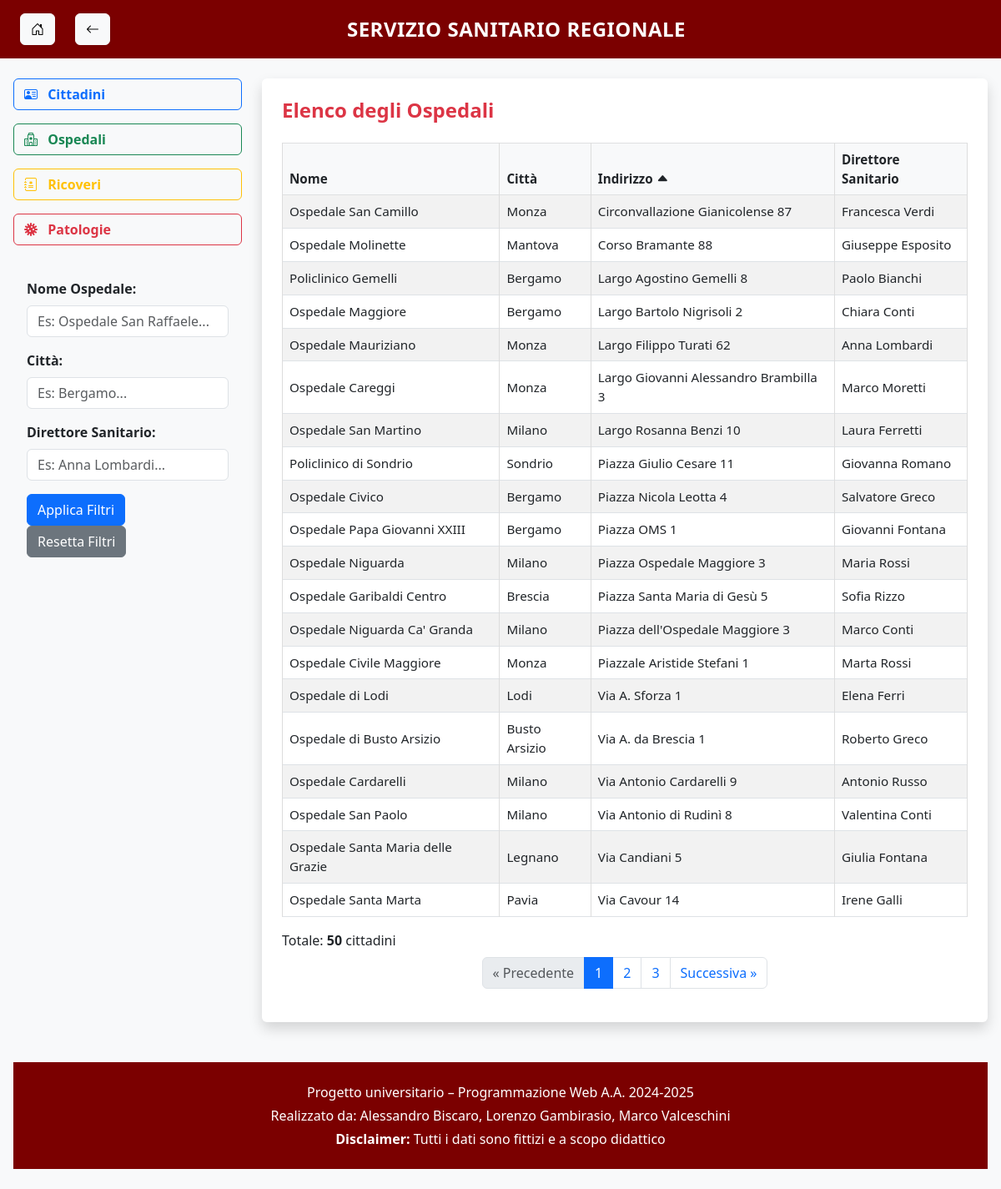
Page /ospedali/?sort=indirizzo&order=asc on the committed database.
### main/models.py (models this page shows, shortened)
class Ospedale(models.Model):
    codice = models.CharField(max_length=10, primary_key=True, db_column='codOspedale')
    nome = models.CharField(max_length=100, db_column='nome')
    città = models.CharField(max_length=100, db_column='città')
    indirizzo = models.CharField(max_length=100, db_column='indirizzo')
    CSSN_direttore = models.ForeignKey(Cittadino, on_delete=models.SET_NULL, null=True, db_column='CSSN_direttore')
    class Meta:
        db_table = 'main_ospedale'
        managed = False

class Cittadino(models.Model):
    CSSN = models.CharField(max_length=16, primary_key=True, db_column='CSSN')
    nome = models.CharField(max_length=100, db_column='nome')
    cognome = models.CharField(max_length=100, db_column='cognome')
    data_nascita = models.DateField(db_column='dataNascita')
    città = models.CharField(max_length=100, db_column='luogoNascita')
    via = models.CharField(max_length=100, db_column='indirizzo')
    deceduto = models.IntegerField(db_column='deceduto')  # 0 = domiciliato, 1 = deceduto
    class Meta:
        db_table = 'main_cittadino'
        managed = False

### main/views.py (the view)
# urls.py: path('ospedali/', views.lista_ospedali, name='ospedali'),
def lista_ospedali(request):
    ospedali = models.Ospedale.objects.select_related('CSSN_direttore').all()
    nome = request.GET.get('nome', '')
    citta = request.GET.get('citta', '')
    direttore = request.GET.get('direttore', '')
    if nome:
        ospedali = ospedali.filter(nome__icontains=nome)
    if citta:
        ospedali = ospedali.filter(città__icontains=citta)
    if direttore:
        ospedali = ospedali.filter(CSSN_direttore__cognome__icontains=direttore)
    sort_field = request.GET.get('sort', 'nome')  # default
    sort_order = request.GET.get('order', 'asc')
    if sort_order == 'desc':
        sort_field = '-' + sort_field
    try:
        ospedali = ospedali.order_by(sort_field)
    except Exception:
        pass  # campo non valido
    paginator = Paginator(ospedali, 20)
    page_number = request.GET.get("page")
    page_obj = paginator.get_page(page_number)
    columns = [
        ('nome', 'Nome'),
        ('città', 'Città'),
        ('indirizzo', 'Indirizzo'),
        ('CSSN_direttore__cognome', 'Direttore Sanitario'),
    ]
    context = {
        'filtro_template': 'filtri/filtro_ospedali.html',
        'ospedali': page_obj.object_list,
        'page_obj': page_obj,
        'current_sort': request.GET.get('sort', ''),
        'current_order': request.GET.get('order', ''),
        'columns': columns,
    }
    return render(request, 'ospedali.html', context)

### main/templates/ospedali.html (shortened to what this page needs)
{% extends "base.html" %}
{% block content %}
<div class="bg-white p-4 rounded shadow">
  <h4 class="mb-4 text-danger fw-bold">Elenco degli Ospedali</h4>
  <div class="table-responsive">
    <table class="table table-striped table-hover table-bordered w-100 text-center align-middle">
<thead class="table-light">
  <tr>
    {% for col, label in columns %}
      <th>
        <a href="?sort={{ col }}&order={% if current_sort == col and current_order == 'asc' %}desc{% else %}asc{% endif %}"
           class="text-decoration-none text-dark">
          {{ label }}
          {% if current_sort == col %}
            <i class="bi bi-caret-{% if current_order == 'asc' %}up{% else %}down{% endif %}-fill"></i>
          {% endif %}
        </a>
      </th>
    {% endfor %}
  </tr>
</thead>
      <tbody>
        {% for ospedale in ospedali %}
        <tr>
          <td>{{ ospedale.nome }}</td>
          <td>{{ ospedale.città }}</td>
          <td>{{ ospedale.indirizzo }}</td>
          <td>{{ ospedale.CSSN_direttore.nome }} {{ ospedale.CSSN_direttore.cognome }}</td>
        </tr>
        {% empty %}
        <tr>
          <td colspan="4" class="text-center text-muted">Nessun ospedale trovato.</td>
        </tr>
        {% endfor %}
      </tbody>
    </table>
    {% include 'partials/paginazione.html' %}
  </div>
</div>
{% endblock %}

### main/static/css/style.css (style rules this page uses)
body { background-color: #f8f9fa; }
table { width: 100%; border-collapse: collapse; table-layout: auto; font-size: 0.95rem; }
th, td { padding: 0.75rem; border: 1px solid #ddd; text-align: left; word-break: break-word; }

### rows in the picture
Ospedale: nome "Ospedale San Camillo", città "Monza", indirizzo "Circonvallazione Gianicolense 87", CSSN_direttore.nome "Francesca", CSSN_direttore.cognome "Verdi"
Ospedale: nome "Ospedale Molinette", città "Mantova", indirizzo "Corso Bramante 88", CSSN_direttore.nome "Giuseppe", CSSN_direttore.cognome "Esposito"
Ospedale: nome "Policlinico Gemelli", città "Bergamo", indirizzo "Largo Agostino Gemelli 8", CSSN_direttore.nome "Paolo", CSSN_direttore.cognome "Bianchi"
Ospedale: nome "Ospedale Maggiore", città "Bergamo", indirizzo "Largo Bartolo Nigrisoli 2", CSSN_direttore.nome "Chiara", CSSN_direttore.cognome "Conti"
Ospedale: nome "Ospedale Mauriziano", città "Monza", indirizzo "Largo Filippo Turati 62", CSSN_direttore.nome "Anna", CSSN_direttore.cognome "Lombardi"
Ospedale: nome "Ospedale Careggi", città "Monza", indirizzo "Largo Giovanni Alessandro Brambilla 3", CSSN_direttore.nome "Marco", CSSN_direttore.cognome "Moretti"
Ospedale: nome "Ospedale San Martino", città "Milano", indirizzo "Largo Rosanna Benzi 10", CSSN_direttore.nome "Laura", CSSN_direttore.cognome "Ferretti"
Ospedale: nome "Policlinico di Sondrio", città "Sondrio", indirizzo "Piazza Giulio Cesare 11", CSSN_direttore.nome "Giovanna", CSSN_direttore.cognome "Romano"
Ospedale: nome "Ospedale Civico", città "Bergamo", indirizzo "Piazza Nicola Leotta 4", CSSN_direttore.nome "Salvatore", CSSN_direttore.cognome "Greco"
Ospedale: nome "Ospedale Papa Giovanni XXIII", città "Bergamo", indirizzo "Piazza OMS 1", CSSN_direttore.nome "Giovanni", CSSN_direttore.cognome "Fontana"
Ospedale: nome "Ospedale Niguarda", città "Milano", indirizzo "Piazza Ospedale Maggiore 3", CSSN_direttore.nome "Maria", CSSN_direttore.cognome "Rossi"
Ospedale: nome "Ospedale Garibaldi Centro", città "Brescia", indirizzo "Piazza Santa Maria di Gesù 5", CSSN_direttore.nome "Sofia", CSSN_direttore.cognome "Rizzo"
Ospedale: nome "Ospedale Niguarda Ca' Granda", città "Milano", indirizzo "Piazza dell'Ospedale Maggiore 3", CSSN_direttore.nome "Marco", CSSN_direttore.cognome "Conti"
Ospedale: nome "Ospedale Civile Maggiore", città "Monza", indirizzo "Piazzale Aristide Stefani 1", CSSN_direttore.nome "Marta", CSSN_direttore.cognome "Rossi"
Ospedale: nome "Ospedale di Lodi", città "Lodi", indirizzo "Via A. Sforza 1", CSSN_direttore.nome "Elena", CSSN_direttore.cognome "Ferri"
Ospedale: nome "Ospedale di Busto Arsizio", città "Busto Arsizio", indirizzo "Via A. da Brescia 1", CSSN_direttore.nome "Roberto", CSSN_direttore.cognome "Greco"
Ospedale: nome "Ospedale Cardarelli", città "Milano", indirizzo "Via Antonio Cardarelli 9", CSSN_direttore.nome "Antonio", CSSN_direttore.cognome "Russo"
Ospedale: nome "Ospedale San Paolo", città "Milano", indirizzo "Via Antonio di Rudinì 8", CSSN_direttore.nome "Valentina", CSSN_direttore.cognome "Conti"
Ospedale: nome "Ospedale Santa Maria delle Grazie", città "Legnano", indirizzo "Via Candiani 5", CSSN_direttore.nome "Giulia", CSSN_direttore.cognome "Fontana"
Ospedale: nome "Ospedale Santa Marta", città "Pavia", indirizzo "Via Cavour 14", CSSN_direttore.nome "Irene", CSSN_direttore.cognome "Galli"

### other values in the picture
{{ titolo_pagina|default:"Servizio Sanitario Regionale" }} "SERVIZIO SANITARIO REGIONALE"
{{ label }} "Nome" "Città" "Indirizzo" "Direttore Sanitario"
{{ page_obj.paginator.count }} "50"
{{ num }} "1"
{{ num }} "2" "3"
